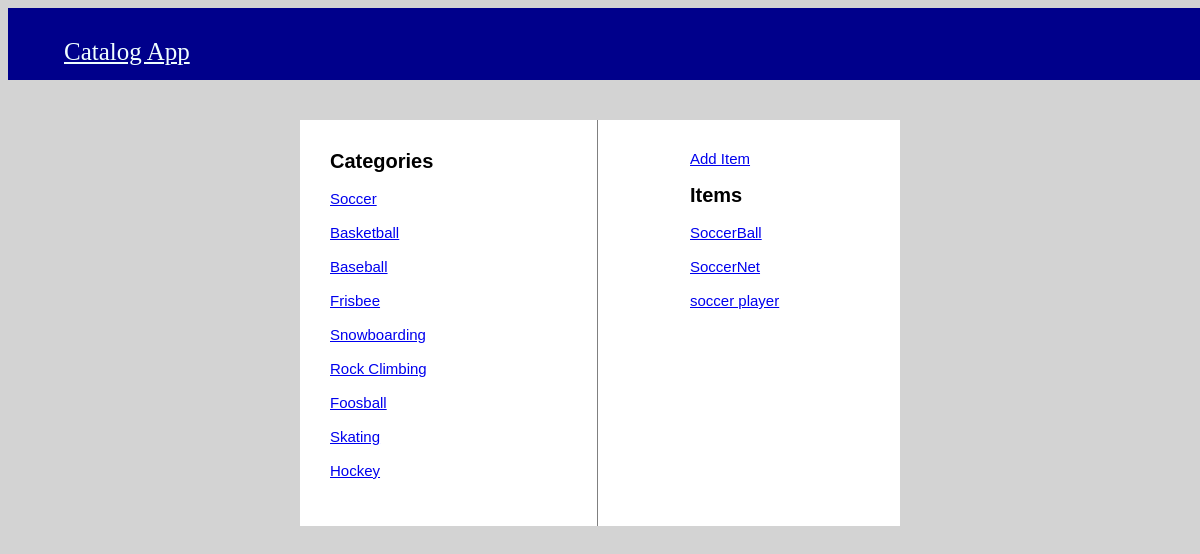
/catalog/Soccer/items/, run on the app's committed database.
### catalog_database_setup.py (models this page shows, shortened)
class Item(Base):
    __tablename__ = 'items'
    name = Column(String(80), nullable=False, unique=True)
    id = Column(Integer, primary_key=True)
    description = Column(String(500), nullable=True)
    category_id = Column(Integer, ForeignKey('categories.id'))
    category = relationship(Category, back_populates="items")

class Category(Base):
    __tablename__ = 'categories'
    id = Column(Integer, primary_key=True)
    name = Column(String(250), nullable=False, unique=True)
    items = relationship("Item", back_populates="category")
    def __repr__(self):
        return f"Category(name={self.name}, id={self.id})"

### app.py (the view)
@app.route("/catalog/<category_name>/items/", methods=['GET'])
def catalog_desc(category_name):
    db_session = DBSession()
    categories = db_session.query(Category)
    category = db_session.query(Category).filter_by(name=category_name).one()
    print(category)
    items = db_session.query(Item).filter_by(category_id=category.id).all()
    return render_template('category.html', items=items, category_name=category.name, categories=categories)

### templates/category.html (shortened to what this page needs)
<html>
    <head>
        <link rel="stylesheet" type='text/css' href="{{url_for('static', filename='style.css')}}">
    </head>
    <body>
        <nav id="navbar">
            <ul>
                <li><a href="/">Catalog App</a>
                </li>
            </ul>
        </nav>
        <div class="box-white">
            <div class="row">
                <div class="column-right-right">
                    <a href="{{url_for('new_item', category_name=category_name)}}">Add Item</a></br></br>
                    <Strong>Items</Strong>
                    {% for x in items %}
                    <a href="/catalog/{{category_name}}/{{x.name}}/">{{x.name}}</a></br></br>
                    {% endfor %}
                </div>
                <div class="column-left">
                    <Strong>Categories</Strong>
                    {% for i in categories %}
                    <a href="/catalog/{{i.name}}/items">{{i.name}}</a></br></br>
                    {% endfor %}
                </div>
            </div>
        </div>
    </body>
</html>

### static/style.css (style rules this page uses)
body { background-color:lightgray; }
#navbar { background-color: 00008B; width: 100%; float: left; padding: 14px 16px; text-decoration: none; }
#navbar li { list-style: none; float: left; }
#navbar a { color: azure; text-align: center; font-size: 25px; }
.box-white { position:absolute; top:15%; left:25%; width:50%; resize:both; background:white }
.column-right-right { float:right; padding: 30px; font-family:'Helvetica'; font-size:15px; color: red; width: 30%; }
.column-left { padding: 30px; font-family:'Helvetica'; font-size:15px; color: red; width: 30%; }
strong { font-weight: bold; font-family:'Helvetica'; font-size:20px; color:black; }

### data on the page
Item: name "SoccerBall"
Item: name "SoccerNet"
Item: name "soccer player"
Category: name "Soccer"
Category: name "Basketball"
Category: name "Baseball"
Category: name "Frisbee"
Category: name "Snowboarding"
Category: name "Rock Climbing"
Category: name "Foosball"
Category: name "Skating"
Category: name "Hockey"
